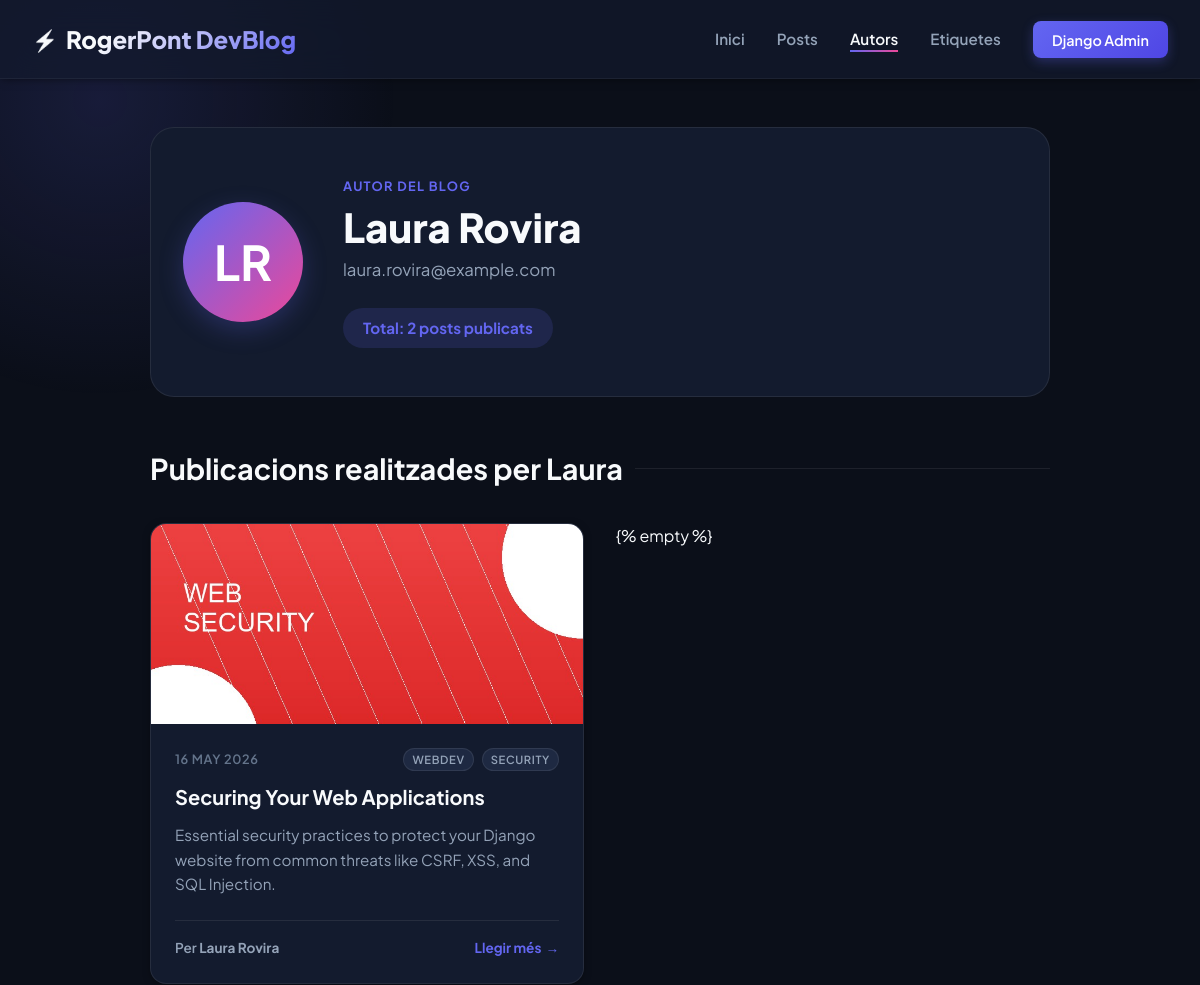
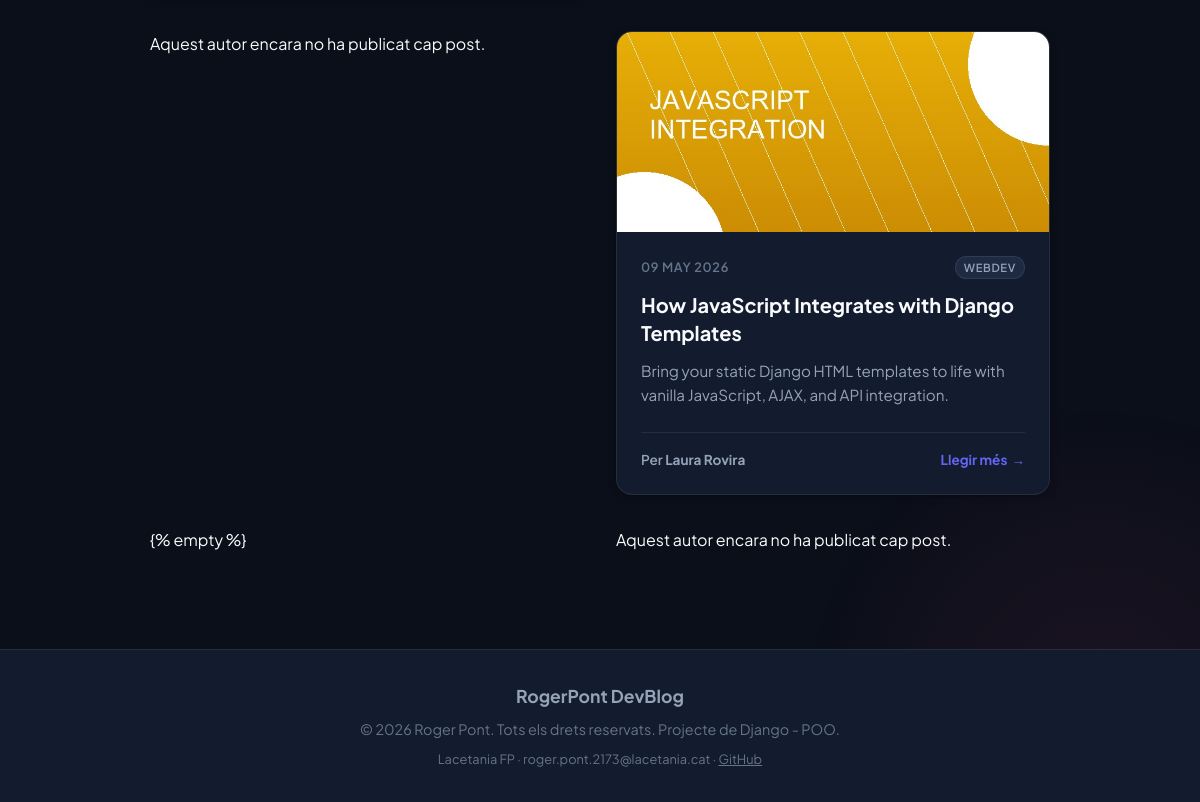
The page /authors/4 on the database its author committed (2 pictures, top to bottom).
### blog/models.py (models this page shows, shortened)
class Author(models.Model):
    first_name = models.CharField(max_length=100)
    last_name = models.CharField(max_length=100)
    email_address = models.EmailField()
    def post_count(self):
        return self.posts.count()
    def __str__(self):
        return f"{self.first_name} {self.last_name}"

class Post(models.Model):
    title = models.CharField(max_length=150)
    excerpt = models.CharField(max_length=200, validators=[MinLengthValidator(10)])
    image_name = models.CharField(max_length=100)
    date = models.DateField(auto_now=True)
    slug = models.SlugField(unique=True, db_index=True)
    content = models.TextField(validators=[MinLengthValidator(10)])
    author = models.ForeignKey(
        Author,
        on_delete=models.CASCADE,
        related_name="posts"
    )
    tags = models.ManyToManyField(
        Tag,
        related_name="posts",
        blank=True
    )

class Tag(models.Model):
    caption = models.CharField(max_length=50)

### blog/views.py (the view)
# urls.py: path("authors/<int:pk>", views.AuthorDetailView.as_view(), name="author-detail-page"),
class AuthorDetailView(DetailView):
    model = Author
    template_name = "blog/author_detail.html"
    context_object_name = "author"
    def get_context_data(self, **kwargs):
        context = super().get_context_data(**kwargs)
        context["author_posts"] = self.object.posts.all().order_by("-date")
        return context

### blog/templates/blog/author_detail.html (shortened to what this page needs)
{% extends "base.html" %}  {% block content %}
<section style="max-width: 900px; margin: 0 auto">
  <div
    style="
      background: var(--bg-secondary);
      border: 1px solid var(--border-color);
      border-radius: var(--radius-lg);
      padding: 3rem 2rem;
      margin-bottom: 3rem;
      display: flex;
      align-items: center;
      gap: 2.5rem;
      flex-wrap: wrap;
    "
  >
    <div
      class="author-avatar"
      style="
        width: 120px;
        height: 120px;
        font-size: 3rem;
        margin-bottom: 0;
        flex-shrink: 0;
        box-shadow: 0 8px 24px rgba(99, 102, 241, 0.25);
      "
    >
      {{ author.first_name|slice:":1" }}{{ author.last_name|slice:":1" }}
    </div>
    <div>
      <span
        style="
          color: var(--accent-primary);
          font-weight: 700;
          text-transform: uppercase;
          font-size: 0.8rem;
          letter-spacing: 0.1em;
          display: block;
          margin-bottom: 0.5rem;
        "
        >Autor del Blog</span
      >
      <h1
        style="
          font-size: 2.5rem;
          font-weight: 800;
          margin-bottom: 0.5rem;
          line-height: 1.1;
        "
      >
        {{ author.first_name }} {{ author.last_name }}
      </h1>
      <p
        style="
          font-size: 1.05rem;
          color: var(--text-secondary);
          margin-bottom: 1.5rem;
        "
      >
        {{ author.email_address }}
      </p>
      <div style="display: flex; gap: 1rem; align-items: center">
        <span
          class="post-count-badge"
          style="font-size: 0.95rem; padding: 0.5rem 1.25rem"
        >
          Total: {{author.post_count}} posts publicats
        </span>
      </div>
    </div>
  </div>
  <div>
    <h2 class="section-title" style="margin-bottom: 2rem">
      Publicacions realitzades per {{ author.first_name }}
    </h2>
    <div class="posts-grid">
      {% for post in author_posts %} {% include "blog/includes/post.html" %} {%
      empty %}
      <p>Aquest autor encara no ha publicat cap post.</p>
      {% endfor %}
    </div>
  </div>
</section>
{% endblock %}

### blog/templates/blog/includes/post.html
{% load static %}
<article class="card">
    <div class="card-img-wrapper">
        <img src="{% static 'blog/images/' %}{{ post.image_name }}" alt="{{ post.title }}" class="card-img">
    </div>
    <div class="card-body">
        <div class="card-meta">
            <time>{{ post.date|date:"d M Y" }}</time>
            <div class="tags-container" style="margin-bottom: 0;">
                {% for tag in post.tags.all %}
                    <span class="tag-badge" style="padding: 0.1rem 0.5rem; font-size: 0.7rem;">{{ tag.caption }}</span>
                {% endfor %}
            </div>
        </div>
        <h3 class="card-title">
            <a href="{% url 'post-detail-page' post.slug %}">{{ post.title }}</a>
        </h3>
        <p class="card-excerpt">{{ post.excerpt }}</p>
        <div class="card-footer">
            <a href="{% url 'author-detail-page' post.author.id %}" class="card-author">
                Per <strong>{{ post.author }}</strong>
            </a>
            <a href="{% url 'post-detail-page' post.slug %}" class="btn-read-more">Llegir més</a>
        </div>
    </div>
</article>

### blog/static/blog/styles.css (style rules this page uses)
:root { --bg-primary: #0b0f19; --bg-secondary: #131b2e; --bg-tertiary: #1e2942; --accent-primary: #6366f1; --accent-primary-glow: rgba(99, 102, 241, 0.15); --accent-secondary: #ec4899; --accent-tertiary: #14b8a6; --text-primary: #f8fafc; --text-secondary: #94a3b8; --text-muted: #64748b; --border-color: rgba(255, 255, 255, 0.08); --glass-bg: rgba(19, 27, 46, 0.7); --glass-border: rgba(255, 255, 255, 0.05); --shadow-sm: 0 2px 8px -2px rgba(0, 0, 0, 0.5); --shadow-md: 0 12px 24px -4px rgba(0, 0, 0, 0.6); --shadow-lg: 0 20px 40px -8px rgba(0, 0, 0, 0.8); --radius-sm: 8px; --radius-md: 16px; --radius-lg: 24px; --transition: all 0.3s cubic-bezier(0.4, 0, 0.2, 1); }
* { box-sizing: border-box; margin: 0; padding: 0; }
body { background-color: var(--bg-primary); color: var(--text-primary); font-family: 'Plus Jakarta Sans', sans-serif; line-height: 1.6; overflow-x: hidden; min-height: 100vh; display: flex; flex-direction: column; }
body::before { content: ''; position: fixed; top: -200px; left: -200px; width: 600px; height: 600px; background: radial-gradient(circle, var(--accent-primary-glow) 0%, rgba(11,15,25,0) 70%); z-index: -1; pointer-events: none; }
body::after { content: ''; position: fixed; bottom: -200px; right: -200px; width: 600px; height: 600px; background: radial-gradient(circle, rgba(236, 72, 153, 0.08) 0%, rgba(11,15,25,0) 70%); z-index: -1; pointer-events: none; }
a { color: inherit; text-decoration: none; transition: var(--transition); }
.section-title { font-size: 1.8rem; font-weight: 700; margin-bottom: 2rem; display: flex; align-items: center; gap: 0.75rem; }
.section-title::after { content: ''; flex: 1; height: 1px; background: var(--border-color); }
.posts-grid { display: grid; grid-template-columns: repeat(auto-fill, minmax(340px, 1fr)); gap: 2rem; margin-bottom: 3rem; }
.card { background: var(--bg-secondary); border: 1px solid var(--border-color); border-radius: var(--radius-md); overflow: hidden; display: flex; flex-direction: column; height: 100%; transition: var(--transition); box-shadow: var(--shadow-sm); }
.card-img-wrapper { position: relative; width: 100%; height: 200px; overflow: hidden; background: var(--bg-tertiary); }
.card-img { width: 100%; height: 100%; object-fit: cover; transition: var(--transition); }
.card-body { padding: 1.5rem; display: flex; flex-direction: column; flex: 1; }
.card-meta { font-size: 0.8rem; color: var(--text-muted); font-weight: 600; text-transform: uppercase; letter-spacing: 0.05em; margin-bottom: 0.75rem; display: flex; justify-content: space-between; align-items: center; }
.card-title { font-size: 1.25rem; font-weight: 700; margin-bottom: 0.75rem; color: var(--text-primary); line-height: 1.4; }
.card-excerpt { font-size: 0.95rem; color: var(--text-secondary); margin-bottom: 1.5rem; flex: 1; display: -webkit-box; -webkit-line-clamp: 3; -webkit-box-orient: vertical; overflow: hidden; }
.card-footer { display: flex; align-items: center; justify-content: space-between; padding-top: 1rem; border-top: 1px solid var(--border-color); }
.card-author { font-size: 0.85rem; font-weight: 600; color: var(--text-secondary); }
.btn-read-more { font-size: 0.85rem; font-weight: 700; color: var(--accent-primary); display: flex; align-items: center; gap: 0.25rem; }
.btn-read-more::after { content: '→'; transition: var(--transition); }
.tags-container { display: flex; flex-wrap: wrap; gap: 0.5rem; margin-bottom: 1rem; }
.tag-badge { background: var(--bg-tertiary); border: 1px solid var(--border-color); color: var(--text-secondary); font-size: 0.75rem; font-weight: 600; padding: 0.25rem 0.75rem; border-radius: 50px; transition: var(--transition); }
.author-avatar { width: 80px; height: 80px; border-radius: 50%; background: linear-gradient(135deg, var(--accent-primary), var(--accent-secondary)); display: flex; align-items: center; justify-content: center; font-size: 2rem; font-weight: 700; color: white; margin-bottom: 1.5rem; }
.post-count-badge { background: var(--accent-primary-glow); color: var(--accent-primary); padding: 0.4rem 1rem; border-radius: 50px; font-size: 0.85rem; font-weight: 700; }

### rows shown on the page
Author: first_name "L", last_name "R", first_name "Laura", last_name "Rovira", email_address "laura.rovira@example.com", post_count "2"
Post: image_name (picture), date "16 MAY 2026", title "Securing Your Web Applications", excerpt "Essential security practices to protect your Django website from common threats like CSRF, XSS, and SQL Injection.", author "Laura Rovira"
Tag: caption "WEBDEV"
Tag: caption "SECURITY"
Post: image_name (picture), date "09 MAY 2026", title "How JavaScript Integrates with Django Templates", excerpt "Bring your static Django HTML templates to life with vanilla JavaScript, AJAX, and API integration.", author "Laura Rovira"
